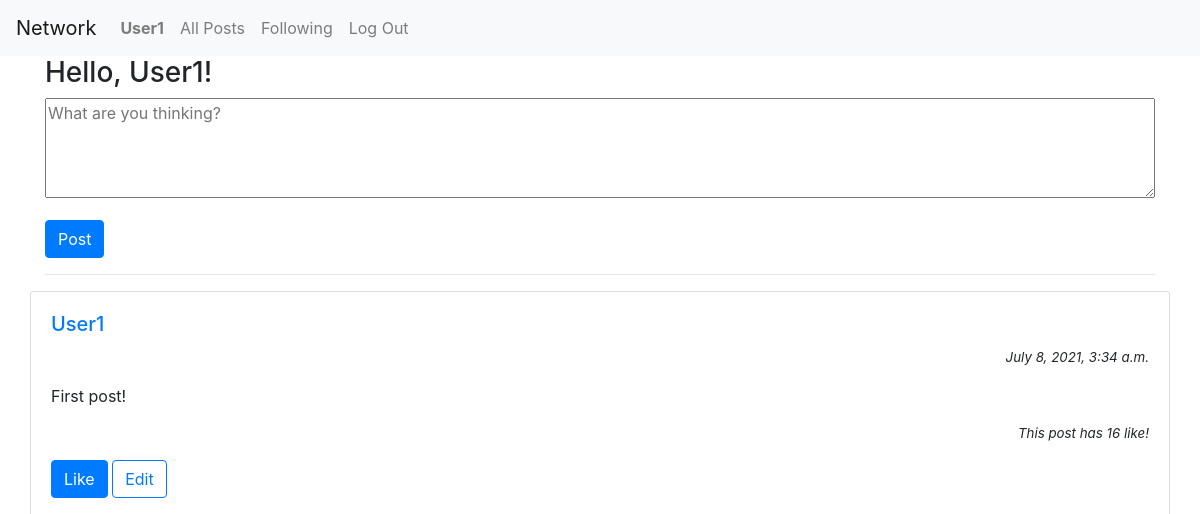
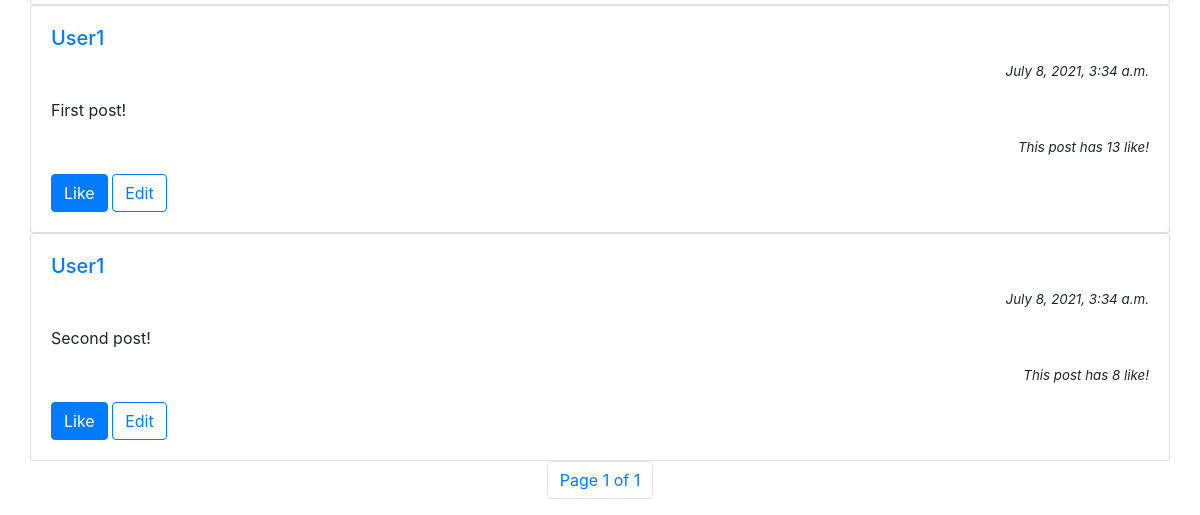
Page / (signed in) on the earlier database version (2 pictures, top to bottom).
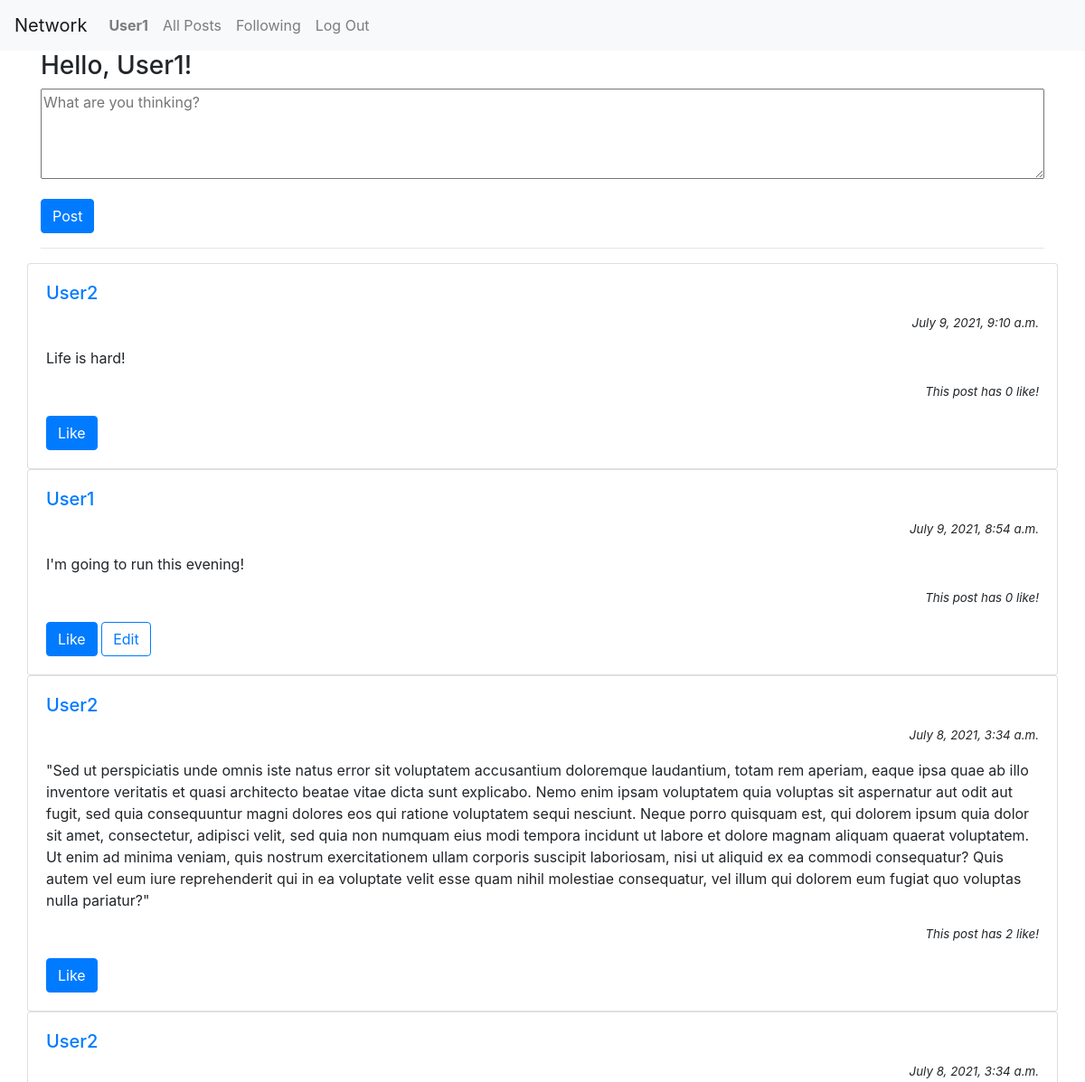
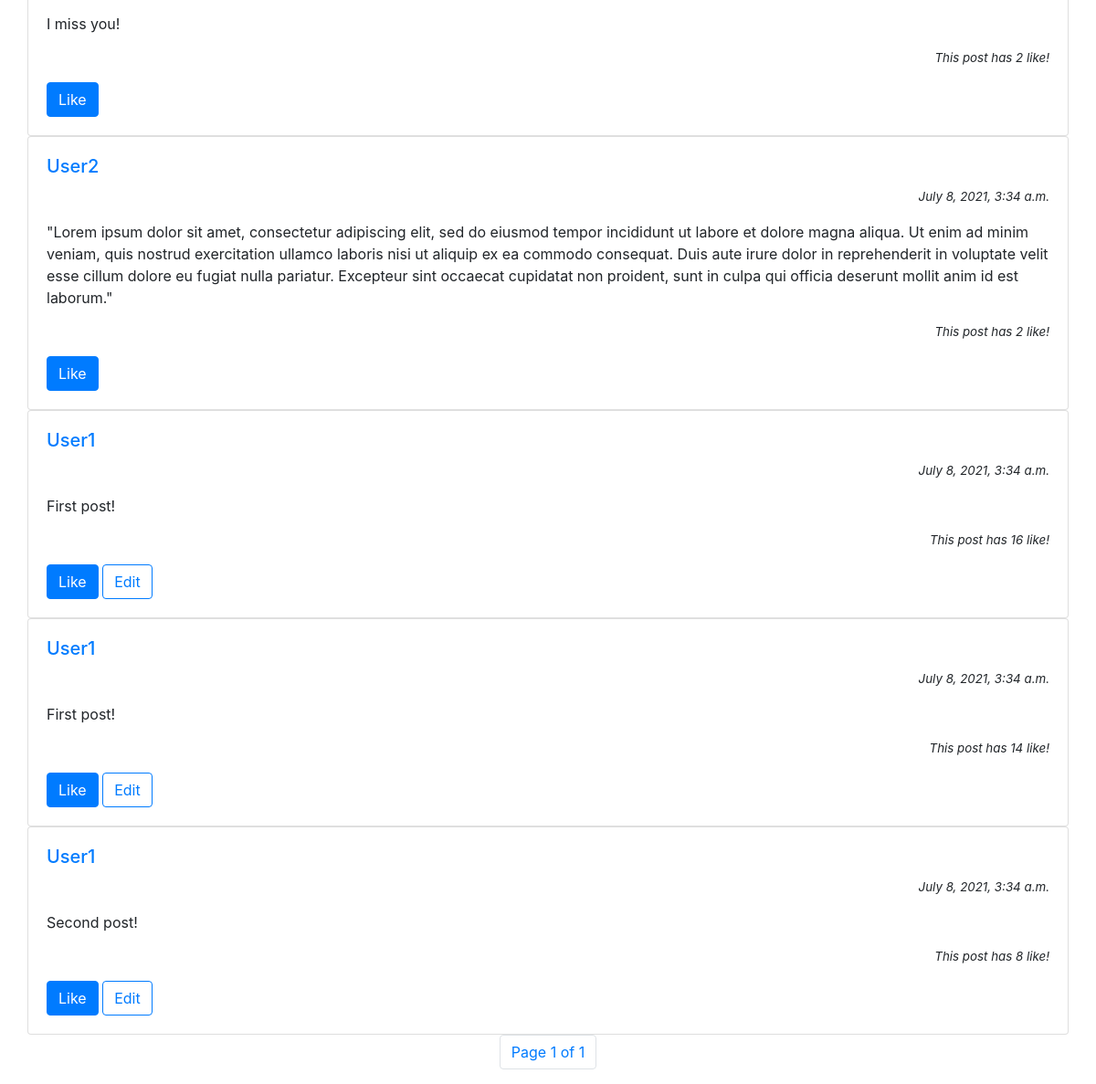
Same page on the later database version (2 pictures, top to bottom).
### network/models.py (models this page shows, shortened)
class Post(models.Model):
    poster = models.ForeignKey(User, on_delete=models.CASCADE)
    content = models.TextField()
    date_created = models.DateTimeField(auto_now_add=True)
    last_modified = models.DateTimeField(auto_now=True)
    like = models.IntegerField(default=0)

class User(AbstractUser):
    followings = models.ManyToManyField('User', related_name='_followings')
    followers = models.ManyToManyField('User', related_name='_followers')
    liked = models.ManyToManyField('Post')

### network/views.py (the view, shortened to what this page needs)
# urls.py: path("", views.index, name="index"),
def index(request):
    if request.method == "GET":
        if request.user.is_authenticated:
            followings = request.user.followings.all()
            posts_list = Post.objects.filter(Q(poster__in=followings)|Q(poster=request.user)).order_by('-date_created')
            paginator = Paginator(posts_list, 10) # Show 3 posts per page.
            page_number = request.GET.get('page')
            posts = paginator.get_page(page_number)
            return render(request, "network/index.html", {
                'form': CreatePostForm(),
                'posts': posts
            })
        else:
            return render(request,"network/index.html")

### network/views.py
class CreatePostForm(ModelForm):
    class Meta:
        model = Post
        fields = ['content']
        widgets = {
            'content': Textarea(attrs={
                'placeholder': 'What are you thinking?'
            })
        }
        labels = {
            'content': ''
        }

### network/templates/network/index.html (shortened to what this page needs)
{% extends "network/layout.html" %}
{% block body %}
{% if user.is_authenticated %}
<div class="row">
    <div class="col-sm">
        <h3>Hello, {{ user.username }}!</h3>
        <form action=" {% url 'index' %}" method="POST">
            <div class="form-group">
                {{ form }}
            </div>
            <input type="submit" class="btn btn-primary" value="Post">
        </form>
        <hr>
    </div>
</div>
{% for post in posts %}
<div class="row">
    <div class="card" style="width: 100%;">
        <div class="card-body">
            <a href="{% url 'profile' post.poster.id %}">
                <h5 class="card-title">{{ post.poster }}</h5>
            </a>
            <p class="card-text" style="text-align: right; font-size: smaller; font-style: italic;">{{ post.date_created }}</p>
            <p id="content_{{ post.id }}" class="card-text" style="white-space: pre-wrap;">{{ post.content }}</p>
            <p id="like_display_{{ post.id }}" class="card-text" style="text-align: right; font-size: smaller; font-style: italic;">
                This post has {{ post.like }} like!</p>
            <button id="like_{{ post.id }}" type="button" class="btn btn-primary"
                onclick="likeFunction('{{ post.id }}')">Like</button>
            {% if post.poster == request.user %}
            <button id="edit_{{ post.id }}" type="button" class="btn btn-outline-primary"
                onclick="editFunction('{{ post.id }}')">Edit</button>
            {% endif %}
        </div>
    </div>
</div>
{% endfor %}
<nav aria-label="Page navigation">
    <ul class="pagination justify-content-center">
        <li class="page-item"><a class="page-link" href="">Page {{ posts.number }} of {{ posts.paginator.num_pages }}</a></li>
    </ul>
  </nav>
{% endif %}
{% endblock %}

Differences in the rows shown:
added Post: poster "User2", date_created "July 9, 2021, 9:10 a.m.", content "Life is hard!", like "0"
added Post: poster "User1", date_created "July 9, 2021, 8:54 a.m.", content "I'm going to run this evening!", like "0"
now on this page (row edited): Post: poster "User2", date_created "July 8, 2021, 3:34 a.m.", content "\"Sed ut perspiciatis unde omnis iste natus error sit voluptatem accusantium doloremque laudantium, totam rem aperiam, eaque ipsa quae ab illo inventore veritatis et quasi architecto beatae vitae dicta sunt explicabo. Nemo enim ipsam voluptatem quia voluptas sit aspernatur aut odit aut fugit, sed quia consequuntur magni dolores eos qui ratione voluptatem sequi nesciunt. Neque porro quisquam est, qui dolorem ipsum quia dolor sit amet, consectetur, adipisci velit, sed quia non numquam eius modi tempora incidunt ut labore et dolore magnam aliquam quaerat voluptatem. Ut enim ad minima veniam, quis nostrum exercitationem ullam corporis suscipit laboriosam, nisi ut aliquid ex ea commodi…", like "2"
now on this page (row edited): Post: poster "User2", date_created "July 8, 2021, 3:34 a.m.", content "I miss you!", like "2"
now on this page (row edited): Post: poster "User2", date_created "July 8, 2021, 3:34 a.m.", content "\"Lorem ipsum dolor sit amet, consectetur adipiscing elit, sed do eiusmod tempor incididunt ut labore et dolore magna aliqua. Ut enim ad minim veniam, quis nostrud exercitation ullamco laboris nisi ut aliquip ex ea commodo consequat. Duis aute irure dolor in reprehenderit in voluptate velit esse cillum dolore eu fugiat nulla pariatur. Excepteur sint occaecat cupidatat non proident, sunt in culpa qui officia deserunt mollit anim id est laborum.\"", like "2"
changed Post (number 7 of 8 on the later page): like "13" → "14"
